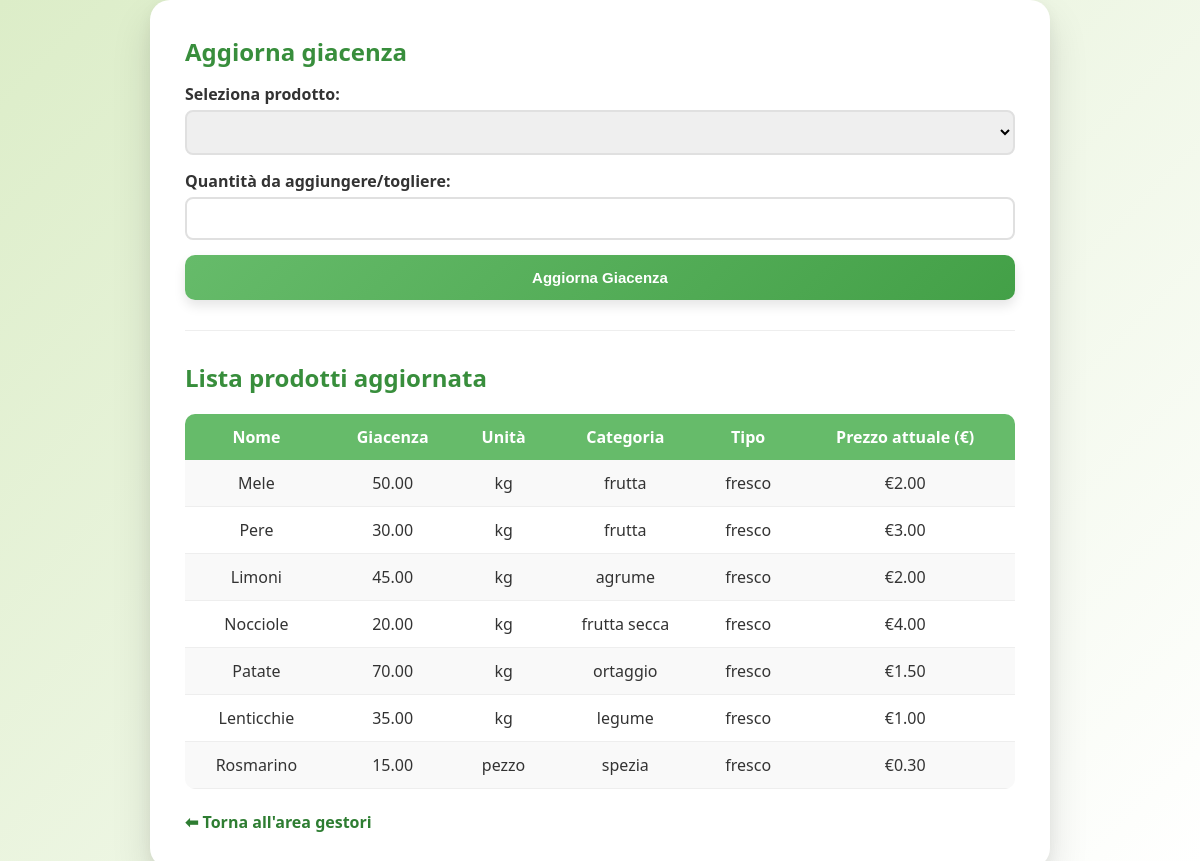
Screenshot of /aggiorna_giacenza.php with the database file from the repository.
### tables this page shows
CREATE TABLE Prezzi (
    idPrezzo INT AUTO_INCREMENT PRIMARY KEY,
    idProdotto INT,
    prezzo DECIMAL(10,2),
    dataInizioValidita DATE,
    dataFineValidita DATE,
    FOREIGN KEY (idProdotto) REFERENCES Prodotti(idProdotto) ON DELETE CASCADE
);

CREATE TABLE Prodotti (
    idProdotto INT AUTO_INCREMENT PRIMARY KEY,
    nome VARCHAR(100),
    giacenza DECIMAL(10,2),
    unitaMisura ENUM('kg', 'l', 'pezzo'),
    categoria VARCHAR(100),
    tipo ENUM('fresco', 'riserva', 'confezionato')
);

### src/aggiorna_giacenza.php (the view, shortened to what this page needs)
<?php
    include "db.php";
?>
<!DOCTYPE html>
<html lang="it">
<head>
    <link rel="stylesheet" href="/css/style.css">
</head>
<body>
    <div class="container">
        <h2>Aggiorna giacenza</h2>
        <form method="POST">
            <label>Seleziona prodotto:</label>
            <select name="idProdotto" required>
                <option value=""></option>
                <?php
                    $prodottiSelect = $conn->query("SELECT idProdotto, nome, tipo, unitaMisura FROM Prodotti");
                    while ($row = $prodottiSelect->fetch_assoc()) {
                        echo "<option value='{$row['idProdotto']}'>{$row['nome']} ({$row['tipo']}) - {$row['unitaMisura']}</option>";
                    }
                ?>
            </select>
            <label>Quantità da aggiungere/togliere:</label>
            <input type="number" step="0.01" name="quantita" required>
            <button type="submit" name="update">Aggiorna Giacenza</button>
        </form>
        <hr>
        <h2>Lista prodotti aggiornata</h2>
        <table>
            <tr>
                <th>Nome</th>
                <th>Giacenza</th>
                <th>Unità</th>
                <th>Categoria</th>
                <th>Tipo</th>
                <th>Prezzo attuale (€)</th>
            </tr>
            <?php
                $res = $conn->query("
                    SELECT p.nome, p.giacenza, p.unitaMisura, p.categoria, p.tipo, pr.prezzo
                    FROM Prodotti p
                    LEFT JOIN Prezzi pr ON p.idProdotto = pr.idProdotto AND pr.dataFineValidita IS NULL
                    ORDER BY p.idProdotto
                ");
                if ($res->num_rows > 0) {
                    while ($row = $res->fetch_assoc()) {
                        $prezzo = $row['prezzo'] !== null ? "€" . number_format($row['prezzo'], 2) : "-";
                        echo "<tr>
                                <td>{$row['nome']}</td>
                                <td>{$row['giacenza']}</td>
                                <td>{$row['unitaMisura']}</td>
                                <td>{$row['categoria']}</td>
                                <td>{$row['tipo']}</td>
                                <td>$prezzo</td>
                            </tr>";
                    }
                } else {
                    echo "<tr><td colspan='6'>Nessun prodotto presente</td></tr>";
                }
            ?>
        </table>
        <br>
        <a href="index_gestore.php">⬅ Torna all'area gestori</a>
    </div>
</body>
</html>

### src/css/style.css (style rules this page uses)
* { margin:0; padding:0; box-sizing:border-box; }
body { min-height:100vh; display:grid; place-items:center; font-family:'Segoe UI', Tahoma, Geneva, Verdana, sans-serif; background:linear-gradient(135deg,#dcedc8,#ffffff); color:#333; }
.container { width:100%; max-width: 900px; background:white; padding:35px; border-radius:20px; box-shadow: 0 20px 40px rgba(0,0,0,0.12), 0 5px 15px rgba(0,0,0,0.05); animation:fadeIn 0.5s ease; }
h2, h3 { margin-bottom:15px; color:#388e3c; }
form { margin-bottom:25px; }
label { display:block; margin-bottom:5px; font-weight:600; }
input, select { width:100%; padding:12px; margin-bottom:15px; border:2px solid #e0e0e0; border-radius:8px; transition:0.25s; }
button { width:100%; padding:14px; border:none; border-radius:10px; font-size:15px; font-weight:600; cursor:pointer; background:linear-gradient(135deg,#66bb6a,#43a047); color:white; transition:all 0.25s ease; box-shadow:0 6px 12px rgba(0,0,0,0.1); }
a { text-decoration:none; color:#2e7d32; font-weight:600; }
table { width:100%; border-collapse:collapse; margin-top:20px; border-radius:10px; overflow:hidden; }
table th { background:#66bb6a; color:white; padding:12px; }
table td { padding:12px; border-bottom:1px solid #eee; text-align:center; }
table tr:nth-child(even) { background:#f9f9f9; }
hr { margin:30px 0; border:none; border-top:1px solid #eee; }

### rows the page displays
prezzi: idProdotto.nome "Mele", idProdotto.giacenza "50.00", idProdotto.unitaMisura "kg", idProdotto.categoria "frutta", idProdotto.tipo "fresco", prezzo "€2.00"
prezzi: idProdotto.nome "Pere", idProdotto.giacenza "30.00", idProdotto.unitaMisura "kg", idProdotto.categoria "frutta", idProdotto.tipo "fresco", prezzo "€3.00"
prezzi: idProdotto.nome "Limoni", idProdotto.giacenza "45.00", idProdotto.unitaMisura "kg", idProdotto.categoria "agrume", idProdotto.tipo "fresco", prezzo "€2.00"
prezzi: idProdotto.nome "Nocciole", idProdotto.giacenza "20.00", idProdotto.unitaMisura "kg", idProdotto.categoria "frutta secca", idProdotto.tipo "fresco", prezzo "€4.00"
prezzi: idProdotto.nome "Patate", idProdotto.giacenza "70.00", idProdotto.unitaMisura "kg", idProdotto.categoria "ortaggio", idProdotto.tipo "fresco", prezzo "€1.50"
prezzi: idProdotto.nome "Lenticchie", idProdotto.giacenza "35.00", idProdotto.unitaMisura "kg", idProdotto.categoria "legume", idProdotto.tipo "fresco", prezzo "€1.00"
prezzi: idProdotto.nome "Rosmarino", idProdotto.giacenza "15.00", idProdotto.unitaMisura "pezzo", idProdotto.categoria "spezia", idProdotto.tipo "fresco", prezzo "€0.30"
